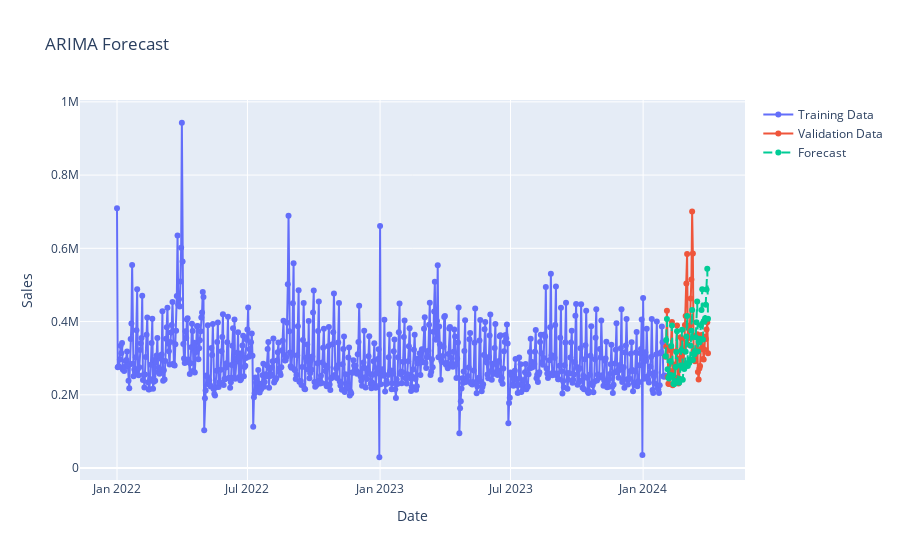

Notebook code cell kept with this figure:
### Markdown cell above
For ARIMAX we do following:

###### 1. p = 1 (We have non-seasonal spike in PACF plot at 1st lag)
###### 2. d = 0 (Stationarity condition is already met)
###### 3. q = 0 (We don't have non-seasoanl spikes in ACF plot.)


###### P.S = We have taken exogenous variables to account for variance in data to capture trends in a better way.

### Code cell
import pandas as pd
import numpy as np
import statsmodels.api as sm
from sklearn.metrics import mean_squared_error, mean_absolute_error
import plotly.graph_objects as go

# Example order and batch size
order = (1, 0, 0)

# Assuming X_train, X_val, y_train, y_val are defined and preprocessed
# Example preprocessing: Convert boolean columns to numeric (if needed)
X_train_numeric = X_train.astype(int)
X_val_numeric = X_val.astype(int)

# Ensure there are no constant columns in exog
X_train_numeric = X_train_numeric.loc[:, X_train_numeric.apply(pd.Series.nunique) != 1]
X_val_numeric = X_val_numeric.loc[:, X_val_numeric.columns.isin(X_train_numeric.columns)]

# Fit ARIMAX model
try:
    model = sm.tsa.ARIMA(y_train['SALES'], order=order, exog=X_train_numeric, trend=None)
    results = model.fit()

    # Print model summary
    print(results.summary())

    # Forecasting for validation data
    forecast = results.forecast(steps=len(X_val_numeric), exog=X_val_numeric)

    # Calculate evaluation metrics
    mse = mean_squared_error(y_val['SALES'], forecast)
    mae = mean_absolute_error(y_val['SALES'], forecast)
    sse = np.sum((forecast - y_val['SALES'])**2)

    print(f"MSE: {mse}")
    print(f"MAE: {mae}")
    print(f"SSE: {sse}")

    # Example: Plotting with Plotly
    fig = go.Figure()

    # Add training data
    fig.add_trace(go.Scatter(x=X_train.index, y=y_train['SALES'], mode='lines+markers', name='Training Data'))

    # Add validation data
    fig.add_trace(go.Scatter(x=X_val.index, y=y_val['SALES'], mode='lines+markers', name='Validation Data'))

    # Add forecasted values
    fig.add_trace(go.Scatter(x=X_val.index, y=forecast, mode='lines+markers', name='Forecast', line=dict(dash='dash')))

    # Update layout
    fig.update_layout(
        title='ARIMA Forecast',
        xaxis_title='Date',
        yaxis_title='Sales',
        hovermode='x'
    )

    # Show the plot interactively
    fig.show()

except Exception as e:
    print(f"Error in fitting model: {e}")

### Figure 1 — Plotly figure (JSON) as saved in the notebook; plotly's stock layout.template omitted (floating-point values rounded to 4 significant figures; data arrays with more than 128 entries replaced by an {"elided": "..."} marker saying what was removed)
{"data": [{"mode": "lines+markers", "name": "Training Data", "type": "scatter", "x": {"elided": "761 str values"}, "y": {"elided": "761 float values"}}, {"mode": "lines+markers", "name": "Validation Data", "type": "scatter", "x": ["2024-02-01T00:00:00", "2024-02-02T00:00:00", "2024-02-03T00:00:00", "2024-02-04T00:00:00", "2024-02-05T00:00:00", "2024-02-06T00:00:00", "2024-02-07T00:00:00", "2024-02-08T00:00:00", "2024-02-09T00:00:00", "2024-02-10T00:00:00", "2024-02-11T00:00:00", "2024-02-12T00:00:00", "2024-02-13T00:00:00", "2024-02-14T00:00:00", "2024-02-15T00:00:00", "2024-02-16T00:00:00", "2024-02-17T00:00:00", "2024-02-18T00:00:00", "2024-02-19T00:00:00", "2024-02-20T00:00:00", "2024-02-21T00:00:00", "2024-02-22T00:00:00", "2024-02-23T00:00:00", "2024-02-24T00:00:00", "2024-02-25T00:00:00", "2024-02-26T00:00:00", "2024-02-27T00:00:00", "2024-02-28T00:00:00", "2024-02-29T00:00:00", "2024-03-01T00:00:00", "2024-03-02T00:00:00", "2024-03-03T00:00:00", "2024-03-04T00:00:00", "2024-03-05T00:00:00", "2024-03-06T00:00:00", "2024-03-07T00:00:00", "2024-03-08T00:00:00", "2024-03-09T00:00:00", "2024-03-10T00:00:00", "2024-03-11T00:00:00", "2024-03-12T00:00:00", "2024-03-13T00:00:00", "2024-03-14T00:00:00", "2024-03-15T00:00:00", "2024-03-16T00:00:00", "2024-03-17T00:00:00", "2024-03-18T00:00:00", "2024-03-19T00:00:00", "2024-03-20T00:00:00", "2024-03-21T00:00:00", "2024-03-22T00:00:00", "2024-03-23T00:00:00", "2024-03-24T00:00:00", "2024-03-25T00:00:00", "2024-03-26T00:00:00", "2024-03-27T00:00:00", "2024-03-28T00:00:00", "2024-03-29T00:00:00", "2024-03-30T00:00:00", "2024-03-31T00:00:00"], "y": [304100.0, 331600.0, 429700.0, 248900.0, 229900.0, 229800.0, 265600.0, 321500.0, 326100.0, 398700.0, 226300.0, 250900.0, 282800.0, 235300.0, 277300.0, 318200.0, 389100.0, 246900.0, 230700.0, 244100.0, 298600.0, 357300.0, 299600.0, 352600.0, 285100.0, 284300.0, 321900.0, 390300.0, 415100.0, 503900.0, 584500.0, 337500.0, 355300.0, 380200.0, 389200.0, 462600.0, 514900.0, 700300.0, 585800.0, 321100.0, 299600.0, 291500.0, 314400.0, 361900.0, 365700.0, 262000.0, 242000.0, 271800.0, 278600.0, 324700.0, 363100.0, 354400.0, 298000.0, 296300.0, 323500.0, 358400.0, 352600.0, 378200.0, 398400.0, 313200.0]}, {"line": {"dash": "dash"}, "mode": "lines+markers", "name": "Forecast", "type": "scatter", "x": ["2024-02-01T00:00:00", "2024-02-02T00:00:00", "2024-02-03T00:00:00", "2024-02-04T00:00:00", "2024-02-05T00:00:00", "2024-02-06T00:00:00", "2024-02-07T00:00:00", "2024-02-08T00:00:00", "2024-02-09T00:00:00", "2024-02-10T00:00:00", "2024-02-11T00:00:00", "2024-02-12T00:00:00", "2024-02-13T00:00:00", "2024-02-14T00:00:00", "2024-02-15T00:00:00", "2024-02-16T00:00:00", "2024-02-17T00:00:00", "2024-02-18T00:00:00", "2024-02-19T00:00:00", "2024-02-20T00:00:00", "2024-02-21T00:00:00", "2024-02-22T00:00:00", "2024-02-23T00:00:00", "2024-02-24T00:00:00", "2024-02-25T00:00:00", "2024-02-26T00:00:00", "2024-02-27T00:00:00", "2024-02-28T00:00:00", "2024-02-29T00:00:00", "2024-03-01T00:00:00", "2024-03-02T00:00:00", "2024-03-03T00:00:00", "2024-03-04T00:00:00", "2024-03-05T00:00:00", "2024-03-06T00:00:00", "2024-03-07T00:00:00", "2024-03-08T00:00:00", "2024-03-09T00:00:00", "2024-03-10T00:00:00", "2024-03-11T00:00:00", "2024-03-12T00:00:00", "2024-03-13T00:00:00", "2024-03-14T00:00:00", "2024-03-15T00:00:00", "2024-03-16T00:00:00", "2024-03-17T00:00:00", "2024-03-18T00:00:00", "2024-03-19T00:00:00", "2024-03-20T00:00:00", "2024-03-21T00:00:00", "2024-03-22T00:00:00", "2024-03-23T00:00:00", "2024-03-24T00:00:00", "2024-03-25T00:00:00", "2024-03-26T00:00:00", "2024-03-27T00:00:00", "2024-03-28T00:00:00", "2024-03-29T00:00:00", "2024-03-30T00:00:00", "2024-03-31T00:00:00"], "y": [305100.0, 349600.0, 406700.0, 269900.0, 246300.0, 244800.0, 254500.0, 291500.0, 333000.0, 389500.0, 252700.0, 230400.0, 228900.0, 238600.0, 275600.0, 317100.0, 373600.0, 236800.0, 234700.0, 233100.0, 242800.0, 279800.0, 321300.0, 377900.0, 241000.0, 272200.0, 270600.0, 280300.0, 317400.0, 358900.0, 415400.0, 278600.0, 288500.0, 286900.0, 296600.0, 333600.0, 375200.0, 431700.0, 294900.0, 311700.0, 310100.0, 319800.0, 356900.0, 398400.0, 454900.0, 318100.0, 344700.0, 343100.0, 352800.0, 389900.0, 431400.0, 487900.0, 351100.0, 401000.0, 399400.0, 409100.0, 446100.0, 487600.0, 544200.0, 407300.0]}], "layout": {"hovermode": "x", "title": {"text": "ARIMA Forecast"}, "xaxis": {"title": {"text": "Date"}}, "yaxis": {"title": {"text": "Sales"}}}}
